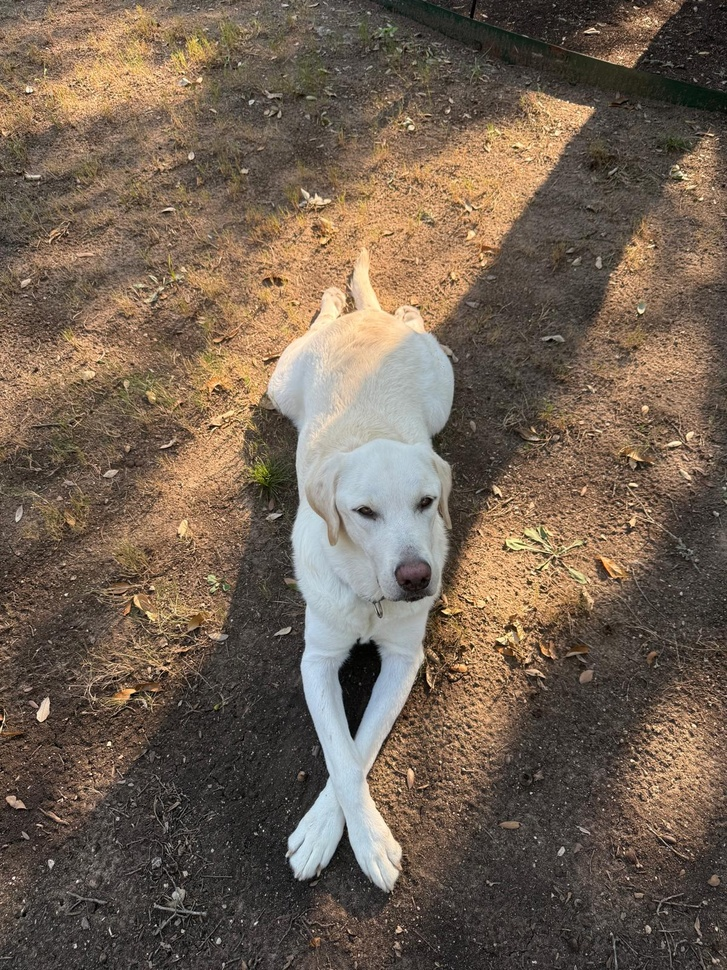
#> input picture _assets/dog.jpg, 727 x 970 px, shrunk from 1200 x 1600 before the run
$ jupyter execute --allow-errors 04_callbacks.ipynb
#> lines starting #> are read from the running program, lines starting #| are printed output that depends on the picture
<div style="background-color:#192015; color:#7fa637; padding:12px; border-radius:8px; max-width:80%; width:auto; margin:0 auto;">

<p style="font-size:0.85em; margin-top:8px;">
Copyright (c) 2025, NVIDIA CORPORATION & AFFILIATES<br>
SPDX-License-Identifier: BSD-3-Clause
</p>

</div>

# Getting started with nvmath-python: FFT callbacks

In this tutorial we provide basic 101 about **nvmath-python**, how it fits in and plays with an existing scientific computing ecosystem in Python and what makes it a useful addition for this ecosystem.
<div class="alert alert-box alert-info">
    To use this notebook you will need a computer equipped with NVIDIA GPU as well as an environment with properly installed Python libraries and (optionally) CUDA Toolkit. Please refer to the nvmath-python documentation for getting familiar with <a href="https://docs.nvidia.com/cuda/nvmath-python/0.2.1/installation.html#install-nvmath-python">installation options</a>.
</div>

This section focuses on FFT callbacks, which are custom Python functions *just-in-time* compiled into *intermediate representation* and provided as inputs to nvmath-python FFT as *prolog* or *epilog* arguments.

But first, let's borrow the benchmarking helper function we created in the previous section to continue performance experiments with FFT implementations.

[cell 1]
import numpy as np
import cupyx as cpx


# Helper function to benchmark two implementations F and (optionally) F_alternative
# When F_alternative is provided, in addition to raw performance numbers (seconds)
# speedup of F relative to F_alternative is reported
def benchmark(
    F, F_name="Implementation", F_alternative=None, F_alternative_name="Alternative implementation", n_repeat=10, n_warmup=1
):
    timing = cpx.profiler.benchmark(F, n_repeat=n_repeat, n_warmup=n_warmup)  # warm-up + repeated runs
    perf = np.min(timing.gpu_times)  # best time from repeated runs
    print(f"{F_name} performance = {perf:0.4f} sec")

    if F_alternative is not None:
        timing_alt = cpx.profiler.benchmark(F_alternative, n_repeat=n_repeat, n_warmup=n_warmup)
        perf_alt = np.min(timing_alt.gpu_times)
        print(f"{F_alternative_name} performance = {perf_alt:0.4f} sec")
        print(f"Speedup = {perf_alt / perf:0.4f}x")
    else:
        perf_alt = None

    return perf, perf_alt

In this notebook we touch upon a typical image processing problem known as the Gaussian filter. The following block implements the Gaussina filter using `scipy.ndimage` library.

[cell 2]
import matplotlib.pyplot as plt
from PIL import Image
from scipy.ndimage import gaussian_filter

asset_path = "./_assets/"
img = Image.open(asset_path + "dog.jpg").convert("L")
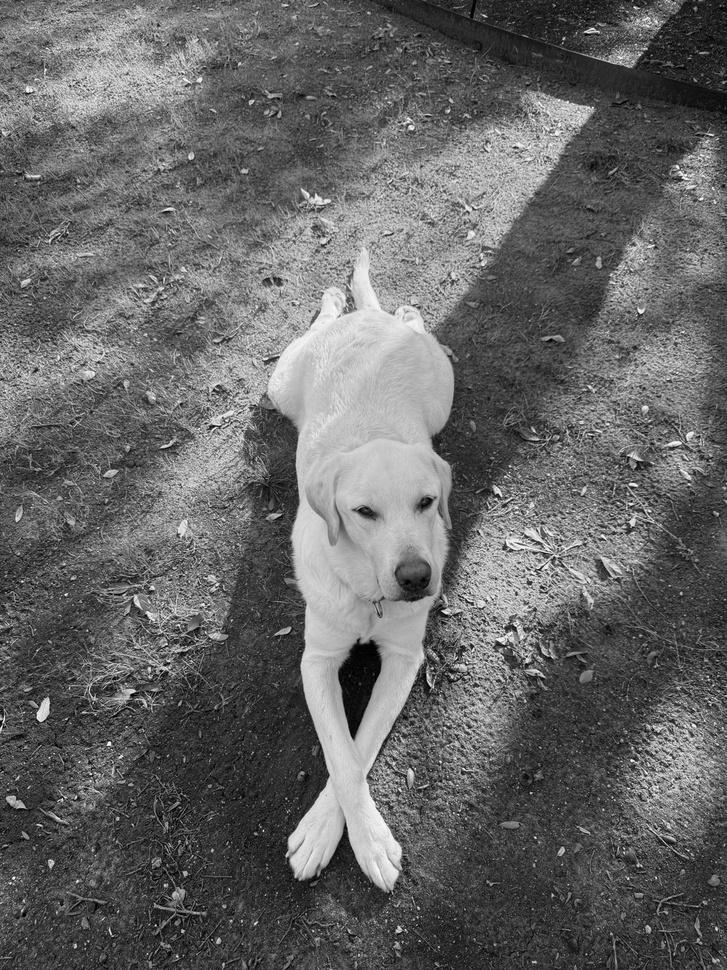
#> img: PIL image 727x970 L; min 0, max 253, mean 101.8
original_image = np.array(img, dtype=np.float32) / 255.0

sigma_value = 20.0  # Filter size

filtered_image_scipy = gaussian_filter(original_image, sigma=sigma_value)
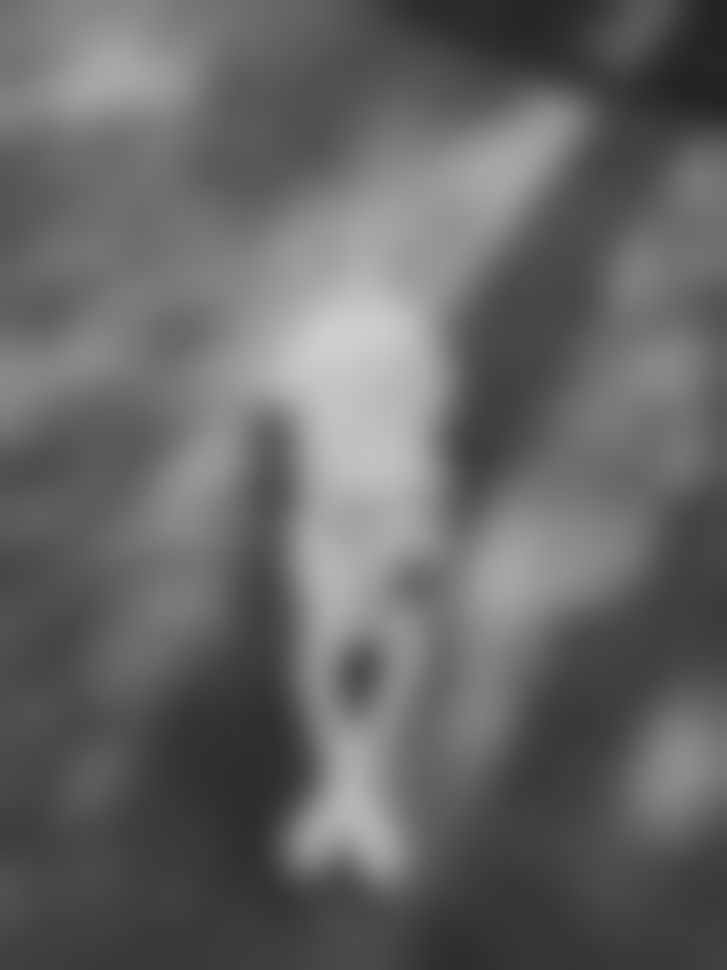
#> filtered_image_scipy: shape (970, 727) float32; min 0.137, max 0.813, mean 0.399

# Plotting the results
plt.figure(figsize=(10, 5))

plt.subplot(1, 2, 1)
plt.imshow(original_image, cmap="gray")
plt.title("Original")
plt.axis("off")

plt.subplot(1, 2, 2)
plt.imshow(filtered_image_scipy, cmap="gray")
plt.title("Filtered (SciPy)")
plt.axis("off")

plt.tight_layout()
plt.show()
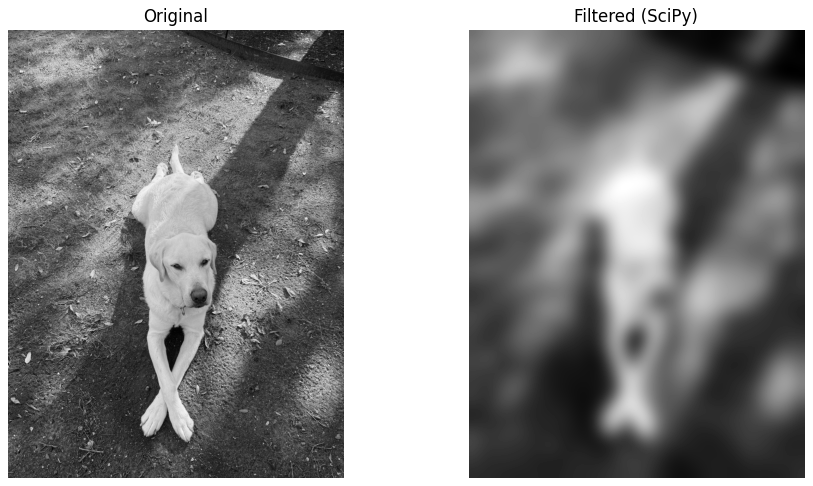
#> figure drawn by matplotlib, 2 panels

Next, we will implement the Gaussian filter using CuPy's 2D forward and inverse FFT along with the filter (frequency response) applied in the frequency domain.

The frequency response is implemented in the `create_gaussian_kernel_2s()` function, which relies on the fact that the Fourier transform on a Gaussian distribution in the *spatial domain* corresponds to another Gaussian distribution in the *frequency domain* (and vice versa).

Please note that the original image is loaded as a numpy array in CPU memory space. To perform computation in GPU memory space, we explicitly convert the image to CuPy array, perform forward and inverse FFT transforms, and convert the final image back to CPU memory space for visualization with `matplotlib`.

[cell 3]
import nvmath  # Preload CTK libraries installed from wheels for CuPy
import cupy as cp


# [29 lines left out: functions create_gaussian_filter, gaussian_filter_cupy, not called in this run]

#> (the rest of this cell did not finish here and is left out)

We implement the Gaussian filter using nvmath-python forward and inverse FFTs. Note that `create_gaussian_kernel_2d` is now part of the `epilog_impl` function compiled to the intermediate representation (LTO-IR) and supplied to the forward FFT as an *epilog*. This allows fusing the epilog with FFT, which improves the *arithmetic intensity* of the composite operation. However, you will pay a one-time cost related to the JIT compilation overhead.

[cell 4]
# [28 lines left out: function gaussian_filter_nvmath, not called in this run]


#> (the rest of this cell did not finish here and is left out)

[cell 5]
benchmark(
    lambda: gaussian_filter_nvmath(image_gpu, sigma_value),
    "nvmath-python API",
    lambda: gaussian_filter_cupy(image_gpu, sigma_value),
    "CuPy API",
)
#> (the call stopped at in benchmark, `timing = cpx.profiler.benchmark(F, n_repeat=n_repeat, n_warmup=n_warmup)`: cupyx is not available in this run)

The nvmath-python provides both *stateless* and *stateful* APIs for FFT so that you can separate the *planning* (including expensive JIT compilation of the epilog) and *exefution* phases and amortize the *planning* cost through multiple executions.

To illustrate this let us consider the problem of applying the Gaussian filter to multiple images in a batch:

[cell 6]
batch_size = 16
#> (the rest of this cell did not finish here and is left out)

First, we create a reference implementation of the batched Gaussian filter using pure CuPy.

[cell 7]
# [11 lines left out: function process_batch_cupy, not called in this run]


#> (the rest of this cell did not finish here and is left out)

Next, we implement the same logic using nvmath-python's stateful API. We create two FFT objects, one for the forward FFT plan, which includes a compiled epilog, and another is for the inverse FFT plan. It is essential to create two objects because a single object can only have one plan. Finally we apply the filter to each image in the batch through a series of forward and inverse FFTs. Please also note that `reset_operand()` method must be properly used to update operands for a chained FFT operations.

[cell 8]
# [48 lines left out: function process_batch_nvmath, not called in this run]


# Process the batch using nvmath stateful API
#> (the rest of this cell did not finish here and is left out)

Finally, let us take a look at the performance. Please remember, CuPy inherently performs FFT plans *caching* so that a subsequent calls with images of the same shape and dtype will avoid re-planning overhead. With nvmath-python we avoid re-planning explicitly by using *stateful* APIs.

[cell 9]
# Clear CuPy FFT cache to ensure clean FFT operations
cp.fft.config.clear_plan_cache()
#> (this line was passed over: cupy is not available in this run)
benchmark(
    lambda: process_batch_nvmath(images_gpu, sigma_value),
    "nvmath-python stateful API",
    lambda: process_batch_cupy(images_gpu, sigma_value),
    "CuPy API",
)
#> (the call stopped at in benchmark, `timing = cpx.profiler.benchmark(F, n_repeat=n_repeat, n_warmup=n_warmup)`: cupyx is not available in this run)

Let us drill down how much each phase costs in each of the libraries. For CuPy the cost of the very first call, where FFT planning and plan caching is performed, will be very different from the subsequent calls, where the cached plan is reused.

[cell 10]
# [4 lines left out: function process_cupy_first_call, not called in this run]

def process_cupy_subsequent_call(image_gpu, sigma_value):
    # With n_repeat > 1 the first call cost will be ignored
    gaussian_filter_cupy(image_gpu, sigma_value, clear_cache=False)

#> (the rest of this cell did not finish here and is left out)
